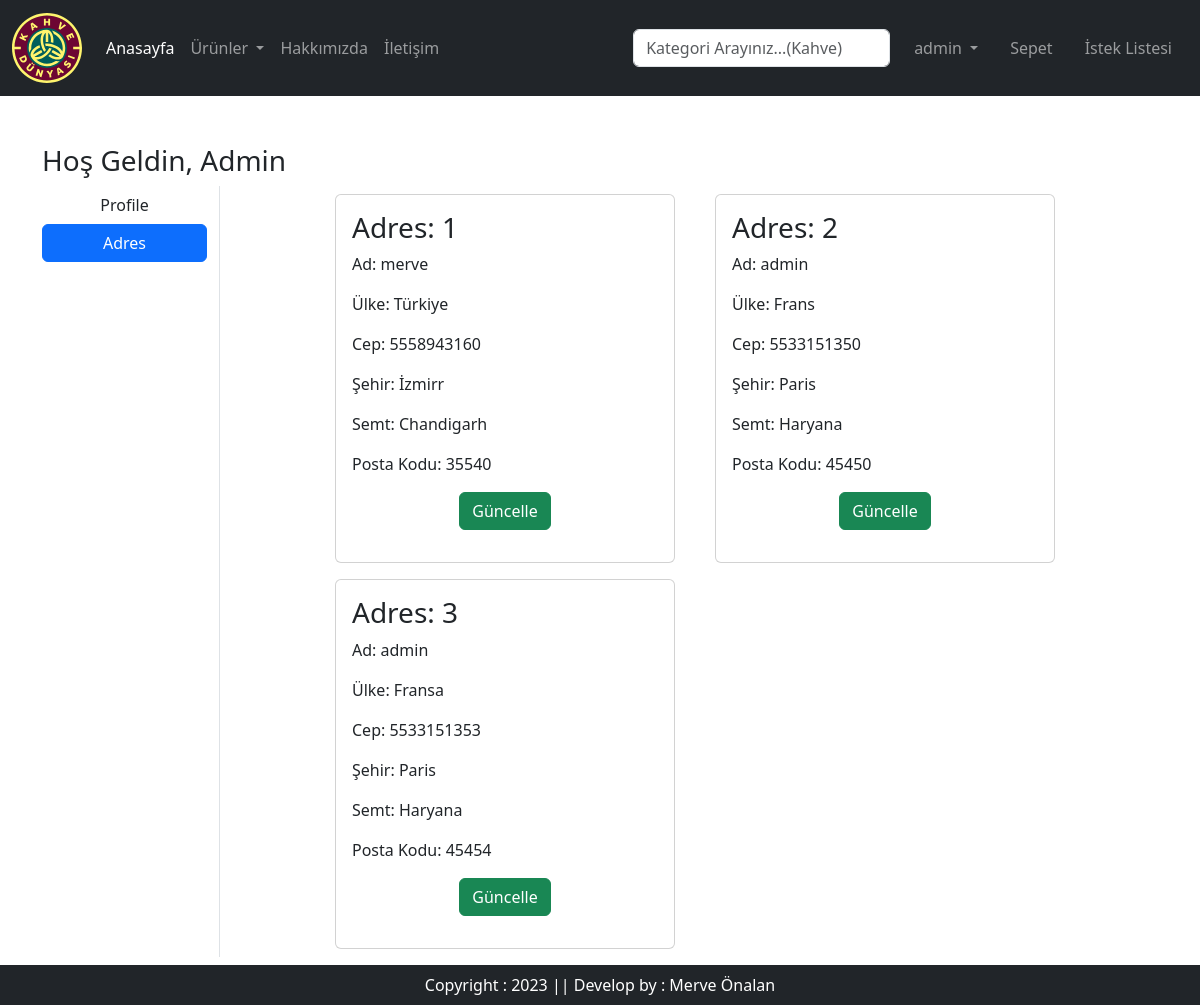
/address/ (signed in), run on the app's committed database.
### app/models.py (models this page shows, shortened)
class Customer(models.Model):
    user=models.ForeignKey(User,on_delete=models.CASCADE)
    name=models.CharField(max_length=200)
    locality=models.CharField(max_length=200)
    city=models.CharField(max_length=50)
    mobile=models.IntegerField(default=0)
    zipcode=models.IntegerField()
    state=models.CharField(choices=STATE_CHOICES,max_length=100)

### app/views.py (the view)
# urls.py: path('address/', views.address, name="address"),
def address(request):
    add=Customer.objects.filter(user=request.user)
    return render(request, 'app/address.html', locals())

### app/templates/app/address.html (shortened to what this page needs)
{% extends "app/base.html" %}
{% load static %}
{% block main-content %}
<div class="container my-5">
    <div class="row">
        <h3>Hoş Geldin,
            <span class="text-capitalize">
                {{request.user}}
            </span>
        </h3>
        <div class="col-sm-2 border-end">
            <ul class="list-unstyled">
                <li class="d-grid">
                    <a href="{% url 'profile' %}" class="btn">Profile</a>
                </li>
                <li class="d-grid">
                    <a href="{% url 'address' %}" class="btn btn-primary">Adres</a>
                </li>
            </ul>
        </div>
        <div class="col-sm-8 offset-sm-1">
            <div class="row">
                {% for ad in add %}
                <div class="col-sm-6">
                    <div class="card m-2">
                        <div class="card-body">
                            <h3>Adres: {{forloop.counter}}</h3>
                            <p>Ad: {{ad.name}}</p>
                            <p>Ülke: {{ad.locality}}</p>
                            <p>Cep: {{ad.mobile}}</p>
                            <p>Şehir: {{ad.city}}</p>
                            <p>Semt: {{ad.state}}</p>
                            <p>Posta Kodu: {{ad.zipcode}}</p>
                            <p class="text-center">
                                <a href="{% url 'updateAddress' pk=ad.id %}" type="button" class="btn btn-success">Güncelle</a>
                            </p>
                        </div>
                    </div>
                </div>
                {% endfor %}
            </div>
        </div>
    </div>
    {% endblock main-content %}

### app/templates/app/base.html (shortened to what this page needs)
<!DOCTYPE html>
{% load static %}
<html lang="en">
  <head>
    <link
      href="https://cdn.jsdelivr.net/npm/bootstrap@5.3.2/dist/css/bootstrap.min.css"
      rel="stylesheet"
    />
    <link rel="stylesheet" href="{% static 'app/css/owl.carousel.min.css'%}" />
    <link rel="stylesheet" href="{% static 'app/css/all.min.css'%}" />
    <link rel="stylesheet" href="{% static 'app/css/style.css'%}" />
  </head>
  <body>
    <nav class="navbar navbar-expand-lg navbar-dark bg-dark">
      <div class="container-fluid">
        <a class="navbar-brand" href="/">
          <img
            src="{% static 'app/images/kahve_dünyasi_logo.svg' %}"
            alt="Neel"
            width="70"
            height="70"
          />
        </a>
        <div class="collapse navbar-collapse" id="navbarSupportedContent">
          <ul class="navbar-nav me-auto mb-2 mb-lg-0">
            {% if request.user.is_authenticated %}
            <li class="nav-item">
              <a class="nav-link active" aria-current="page" href="/">Anasayfa</a>
            </li>
            <li class="nav-item dropdown">
              <a
                class="nav-link dropdown-toggle"
                href="#"
                role="button"
                data-bs-toggle="dropdown"
                aria-expanded="false"
              >
                Ürünler
              </a>
            </li>
            <li class="nav-item">
              <a
                href="{% url 'about' %}"
                class="nav-link"
                aria-disabled="true"
                >Hakkımızda</a
              >
            </li>
            <li class="nav-item">
              <a
                href="{% url 'contact' %}"
                class="nav-link"
                aria-disabled="true"
                >İletişim</a
              >
            </li>
          </ul>
          <form action="{% url 'category' 'KH' %}" class="d-flex" role="search">
            <input
              class="form-control me-2"
              type="search"
              placeholder="Kategori Arayınız...(Kahve)"
              aria-label="Search"
            />
          </form>
        </div>
        <ul class="navbar-nav me-auto mb-2 mb-lg-0">
          <li class="nav-item dropdown mx-2">
            <a
              class="nav-link dropdown-toggle"
              href="#"
              id="profileDropdown"
              role="button"
              data-bs-toggle="dropdown"
              aria-expanded="false"
            >
            {{request.user}}
            </a>
          </li>
          <li class="nav-item mx-2">
            <a href="#" class="nav-link">Sepet</a>
          </li>
          <li class="nav-item mx-2">
            <a href="#" class="nav-link">İstek Listesi</a>
          </li>
          {% endif %}
        </ul>
      </div>
    </nav>
    {% block main-content%} {% endblock main-content %}
    <footer
      class="container-fluid fixed-bottom bg-dark text-center text-white p-2 mt-5"
    >
      Copyright : 2023 || Develop by : Merve Önalan
    </footer>
  </body>
</html>

### data on the page
Customer: name "merve", locality "Türkiye", mobile "5558943160", city "İzmirr", state "Chandigarh", zipcode "35540"
Customer: name "admin", locality "Frans", mobile "5533151350", city "Paris", state "Haryana", zipcode "45450"
Customer: name "admin", locality "Fransa", mobile "5533151353", city "Paris", state "Haryana", zipcode "45454"

### other printed values
{{ request.user }} "admin"
{{ request.user }} "Admin"
